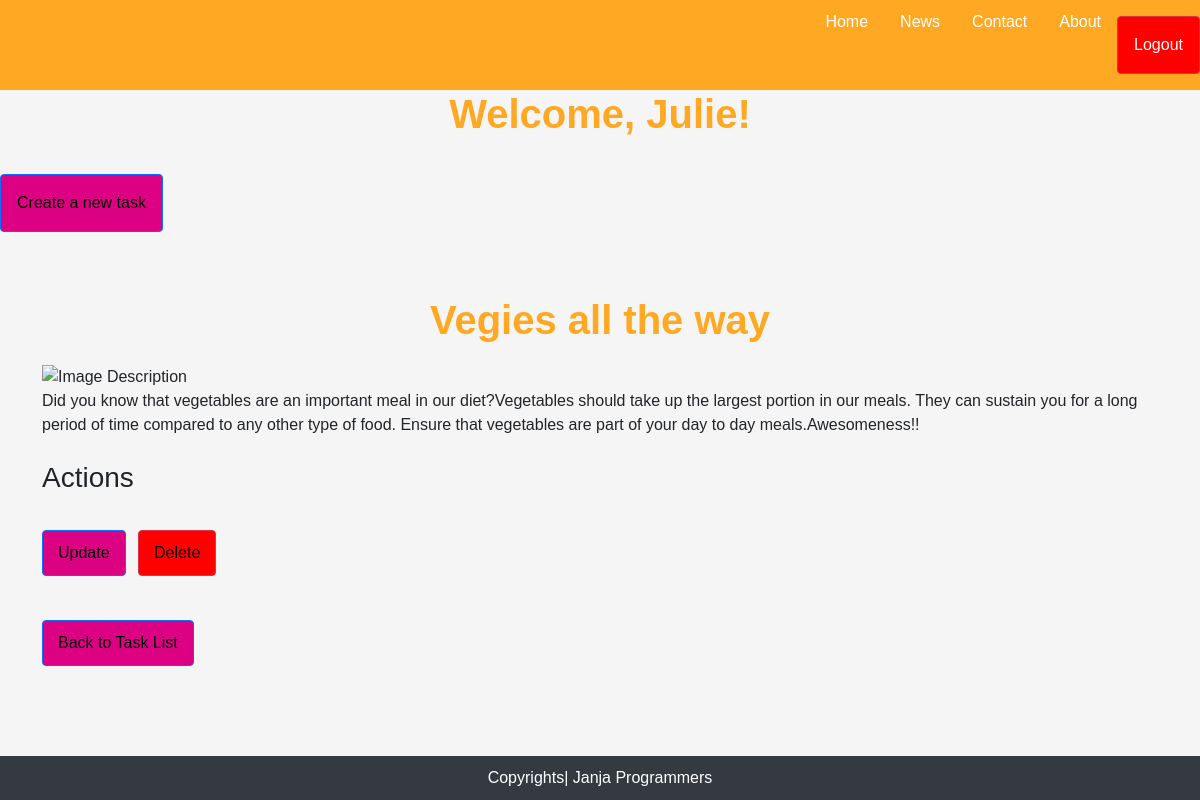
Screenshot of /detail/4/ (signed in) with the database file from the repository.
### blog/models.py (models this page shows)
class Post(models.Model):
    title=models.CharField(max_length=100)
    content=models.TextField(max_length=600)
    author=models.CharField(max_length=100)
    date_created =models.DateField()
    image=models.ImageField(upload_to='assets/images/')

### blog/views.py (the view)
# urls.py: path('detail/<int:id>/',post_detail,name='detail'),
def post_detail(request,id):
    post=get_object_or_404(Post,id=id)
    return render(request,'blog/detail.html',{'post':post})

### blog/templates/blog/detail.html (shortened to what this page needs)
{% extends 'base.html' %} {% block content %} {% load static %}
<section class="vh-110 gradient-custom-2">
  <div class="container py-5">
           <h1>{{ post.title }}</h1>
                     <img src="{% static 'images/images (2).jpeg' %}" alt="Image Description" />
    <p>{{ post.content }}</p>
        <div class="mt-4">
          <h3 class="mb-3">Actions</h3>
          <a href="{% url 'update' post.id %}" class="btn btn-primary me-2"
            >Update</a
          >
          <a href="{% url 'delete' post.id %}" class="btn btn-danger me-2"
            >Delete</a
          >
          <div class="mt-4">
            <a href="{% url 'list' %}" class="btn btn-primary me-2"
              >Back to Task List</a
            >
          </div>
        </div>
      </div>
</section>
{% endblock content %}

### blog/templates/base.html (shortened to what this page needs)
{% load static %}
<!DOCTYPE html>
<html lang="en">
  <head>
    <link
      href="https://cdn.jsdelivr.net/npm/bootstrap@5.3.3/dist/css/bootstrap.min.css"
      rel="stylesheet"
    />
    <link rel="stylesheet" href="{% static 'css/index.css' %}" />
  </head>
  <body>
    <header>
      <nav>
        <ul class="navbr">
          <li><a href="#home">Home</a></li>
          <li><a href="#news">News</a></li>
          <li><a href="#contact">Contact</a></li>
          <li><a href="#about">About</a></li>
          {% if user.is_authenticated %}
          <li>
            <a href="{% url 'auth:logout' %}" class="my-3 p-3 btn btn-danger"
              >Logout</a
            >
          </li>
          {% endif %}
        </ul>
      </nav>
      <h1>
         {% if user.is_authenticated %} Welcome, {{ user.username }}!
       {% else%} Welcome to FOODIE BLOGS! {% endif %}
          </h1>
      <a href="{% url 'create' %}" class="btn btn-primary p-3 text-center my-3"
        >Create a new task</a
      >
    </header>
    {% block content %} {% endblock content %}
    <footer>Copyrights| Janja Programmers</footer>
  </body>
</html>

### assets/css/index.css (style rules this page uses)
body { background-color:whitesmoke; font-family: sans-serif; }
h1 { font-family: sans-serif; text-align: center; color: #FFA823; margin-bottom: 20px; font-weight:bolder; }
.navbr { list-style-type: none; margin: 0; padding: 0; display: flex; justify-content: flex-end; background-color:#FFA823; }
.navbr li { float: left; }
.navbr li a { color: white; text-align: center; padding: 10px 16px; text-decoration: none; display: block; border-radius: 4px; }
.btn-danger { display:inline-block; margin-top: 20px; background-color: red; color: black; padding: 10px 15px; border-radius: 4px; text-align: center; text-decoration: none; }
.btn-primary { display:inline-block; margin-top: 20px; background-color: #DC0083; color: black; padding: 10px 15px; border-radius: 4px; text-align: center; text-decoration: none; }
footer { background-color: #343a40; color:#ffffff; text-align: center; position: fixed; bottom:0; width:100%; padding: 10px; }

### rows the page displays
Post: title "Vegies all the way", content "Did you know that vegetables are an important meal in our diet?Vegetables should take up the largest portion in our meals. They can sustain you for a long period of time compared to any other type of food. Ensure that vegetables are part of your day to day meals.Awesomeness!!"

### other values shown
{{ user.username }} "Julie"
